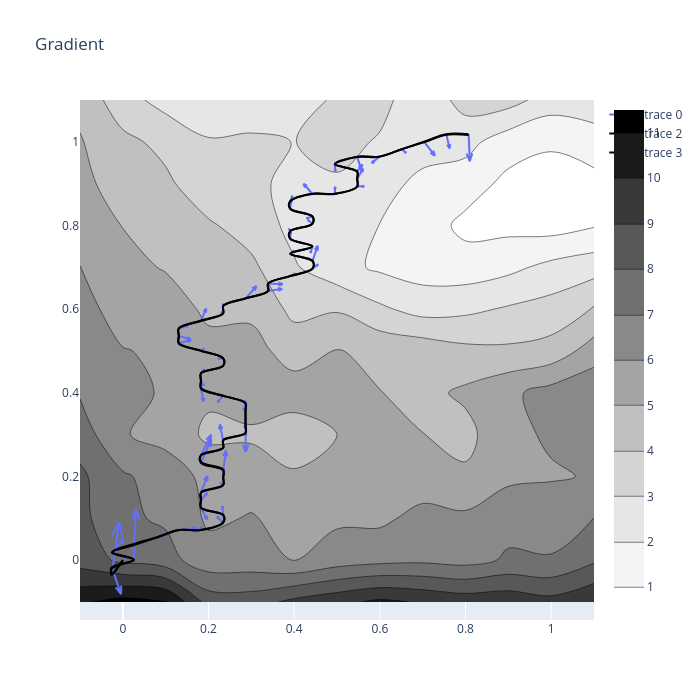

Notebook source saved alongside this figure:
### Code cell
from plotly.figure_factory import create_quiver

fig = create_quiver(x=path_norm[:,0],y=path_norm[:,1],u=-0.03*path_grad[:,:,0],v=-0.03*path_grad[:,:,1])
fig.add_trace(go.Contour( \
        z=pmf_test.reshape(colvars_tl[0].shape).T, y=np.arange(-0.1,1.1,0.1), x=np.arange(-0.1,1.1,0.1), colorscale="Greys"));
fig.add_trace(go.Scatter(x=path_norm[:,0], y=path_norm[:,1],
                    mode='lines', line_shape='spline', line=dict(
                color='black',
               width=2
            )
        ))
A=0.0001;
fig.add_trace(go.Scatter(x=path_norm[:,0]-A*path_grad[:,:,0].reshape(-1), y=path_norm[:,1]-A*path_grad[:,:,1].reshape(-1),
                    mode='lines', line_shape='spline', line=dict(
                color='black',
                width=2
            )
        ))
fig.update_layout(title='Gradient', autosize=False,height=700,width=700)

fig.show()
